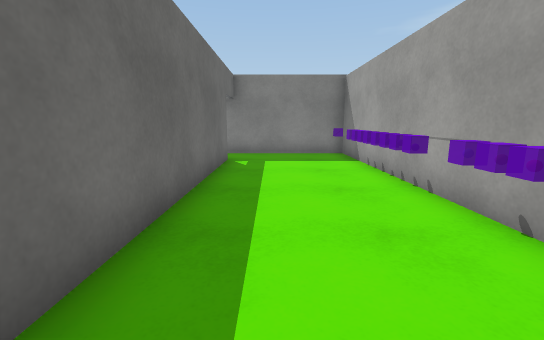
View 1 (above)

12 first-person views from a walk through a 3-D level made in the Unity game engine. The camera is 1.2 m above the floor, tilts 10° down and sees 90° across. The floor is counted in squares, 1 m on a side. Each view is taken from the middle of a square. On the plan, view 1 faces up. The plan holds only what a view shows up to about 13 squares ahead; the rest is blank. The place goes on beyond the plan. The player character is not drawn. Surface patterns are stand-ins for the level's own textures.

View 2
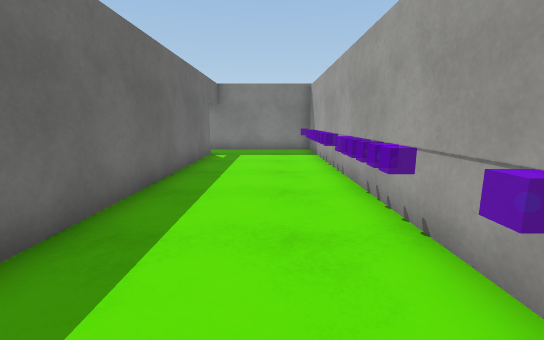

View 3
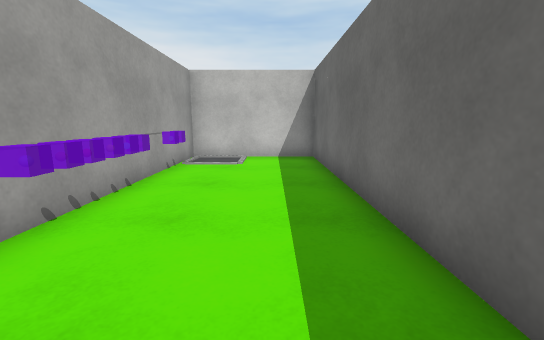

View 4
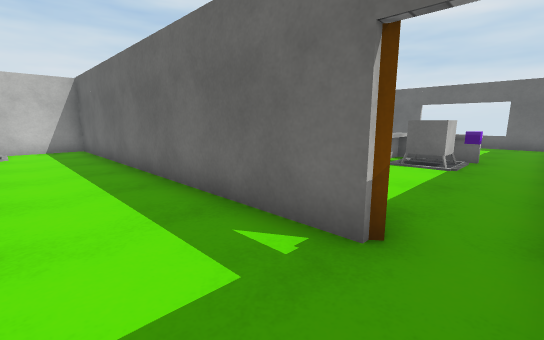

View 5
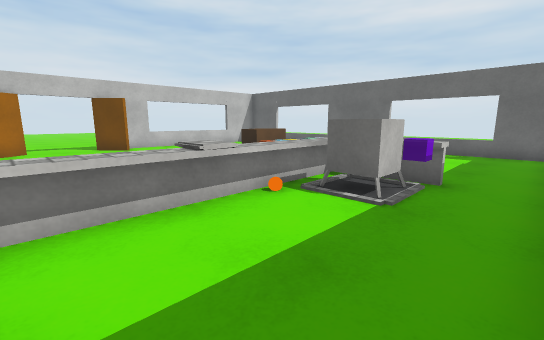

View 6
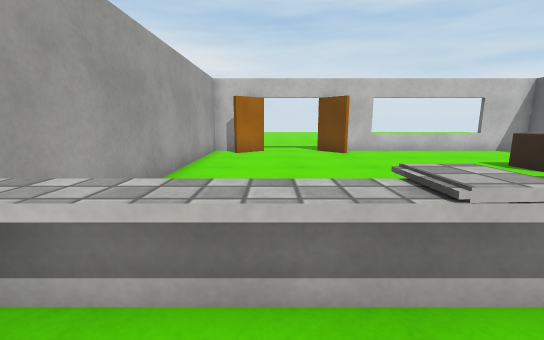

View 7
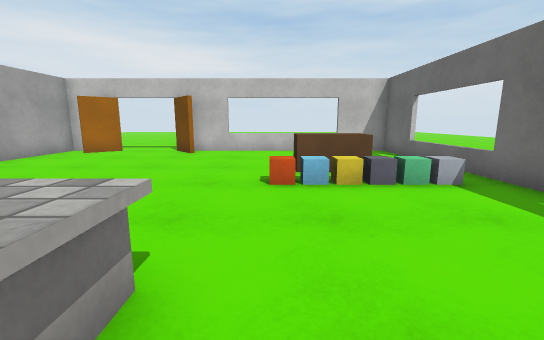

View 8
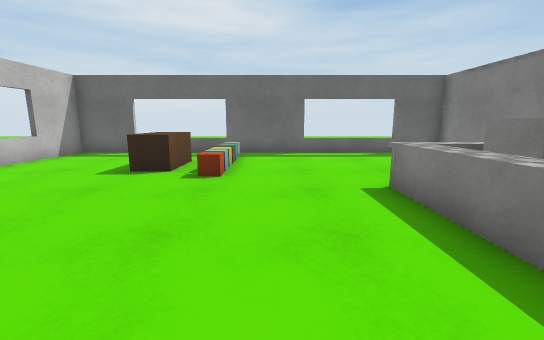

View 9
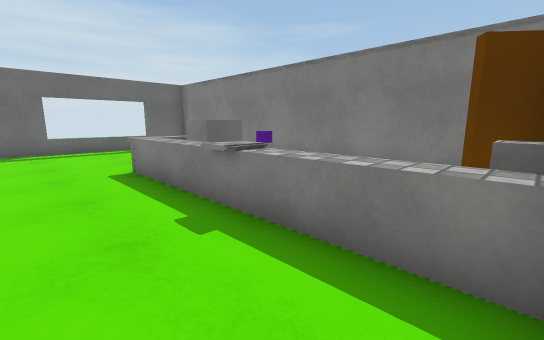

View 10
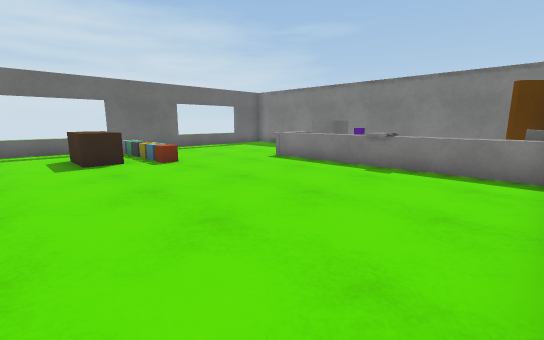

View 11
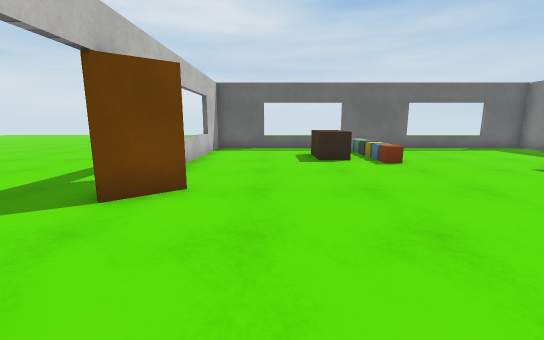

View 12
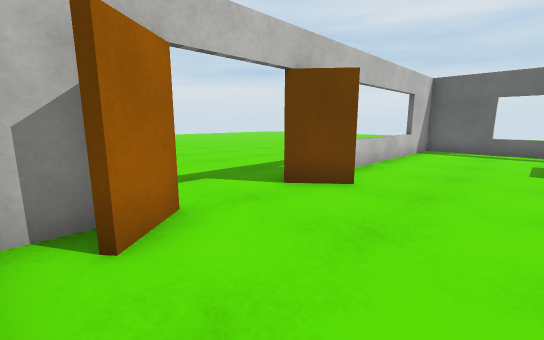

### Floor plan
Key: @ floor where view 1 was taken; # wall or solid block; x gap in a wall; . floor; = window, fence, low wall or low ledge; ^ raised ledge; O other object.
Columns run from 15 left of view 1 to 3 right of it. Each row starts with its distance up from view 1.
 11 ###################
 10 #................=#
  9 x....... .........#
  8 =.....^x#...##... #
  7 =.....^^O^O^^O...O#
  6 =.....^^^^O^^#...O#
  5 x............##..O#
  4 #.............#...#
  3 #.............#..O#
  2 x.............#..O#
  1 =..OO.........#.. #
  0 =.............#@..#
 -1 #.............#..O#
 -2 #.............#...#
 -3 #.......##..#.#...#
 -4 ###====###..#######
 -5        .....
 -6      .......
 -7     ........
 -8   ........
 -9  .........
-10 .........
-11 ....  ...

Where each view was taken, in squares from view 1:
view 1: 0 up, 0 right, facing up
view 2: 2 down, 1 right, facing up
view 3: 6 up, 0 right, facing down
view 4: 10 up, 1 right, facing down-left
view 5: 10 up, 3 left, facing down-left
view 6: 8 up, 4 left, facing down
view 7: 8 up, 10 left, facing down
view 8: 4 up, 4 left, facing left
view 9: 4 up, 2 left, facing up-left
view 10: 1 down, 2 left, facing up-left
view 11: 1 down, 2 left, facing left
view 12: 0 up, 2 left, facing down-left
